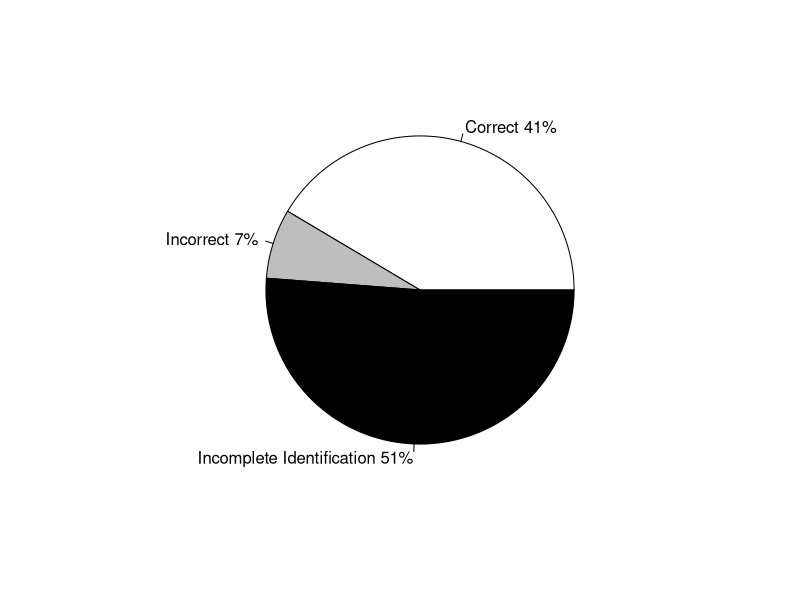
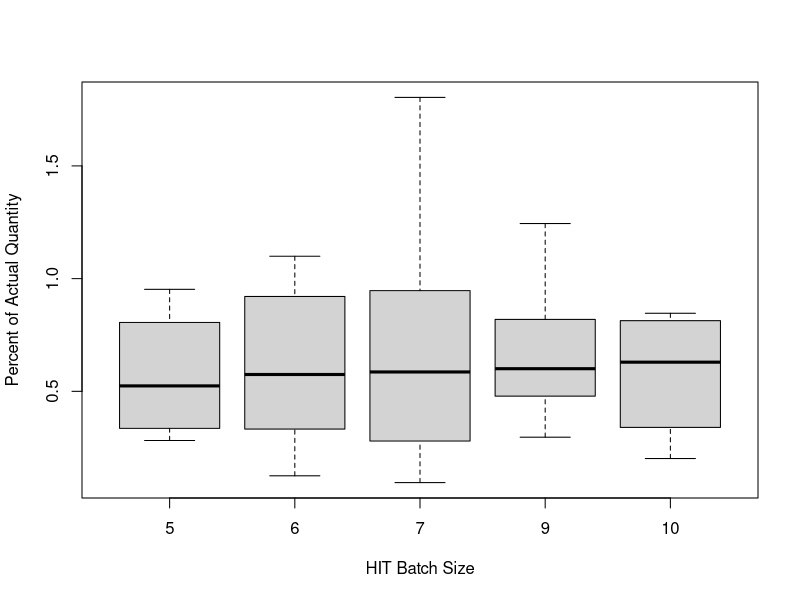
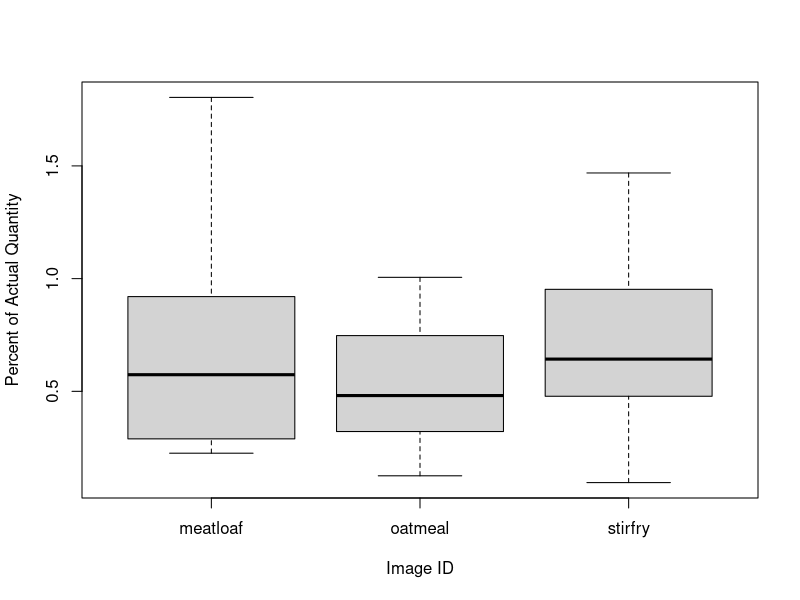
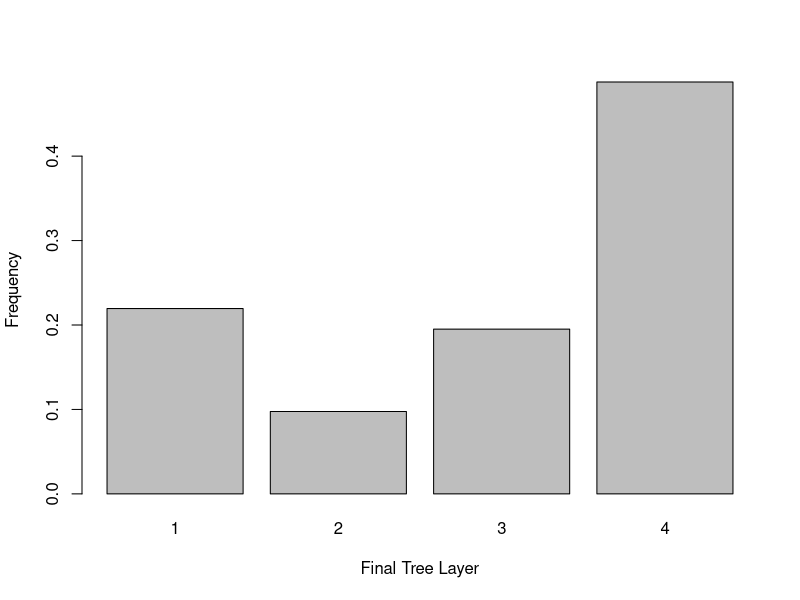
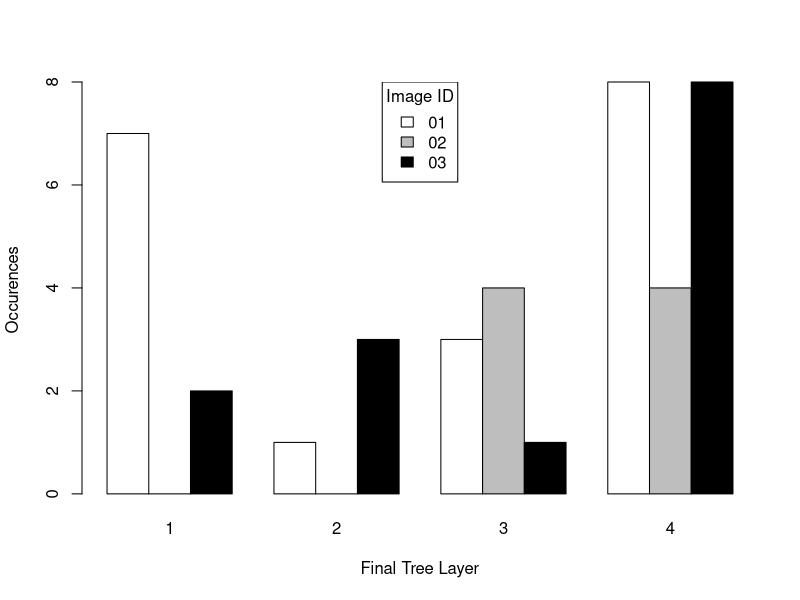

The R source for these figures, in order: (Note: this script raises an error after producing the figures.)

food <- read.csv("food.csv")
food$last_layer = as.factor(food$last_layer)
food$accuracy = food$quantity / food$actual_weight

# Pie Chart with Percentages
slices <- prop.table(table(food$correct_descrip))
lbls <- c("Correct", "Incorrect", "Incomplete Identification")
pct <- round(slices/sum(slices)*100)
lbls <- paste(lbls, pct) # add percents to labels 
lbls <- paste(lbls,"%",sep="") # ad % to labels 
pie(slices,labels = lbls, col=c("white", "gray", "black"))

# means of accuracy across batch sizes
boxplot(accuracy ~ batch_size, data = food, xlab = "HIT Batch Size", ylab="Percent of Actual Quantity")

# means of accuracy across images
boxplot(accuracy ~ image, data = food, xlab = "Image ID", ylab = "Percent of Actual Quantity")

# Bar chart for final layer of question
barplot(prop.table(table(food$last_layer)), 
        xlab="Final Tree Layer", 
        ylab="Frequency")

# Grouped Bar Plot across images
counts <- table(food$image, food$last_layer)
barplot(counts,
        xlab="Final Tree Layer", 
        ylab = "Occurences",
        col=c("white","gray","black"),
        beside=TRUE)
legend("top", legend = c("01", "02", "03"), 
       fill=c("white", "gray", "black"),
       title="Image ID")

aov.correct <- aov(correct ~ image + batch_size, data = food)
aov.accuracy <- aov(accuracy ~ image + batch_size, data = food)
